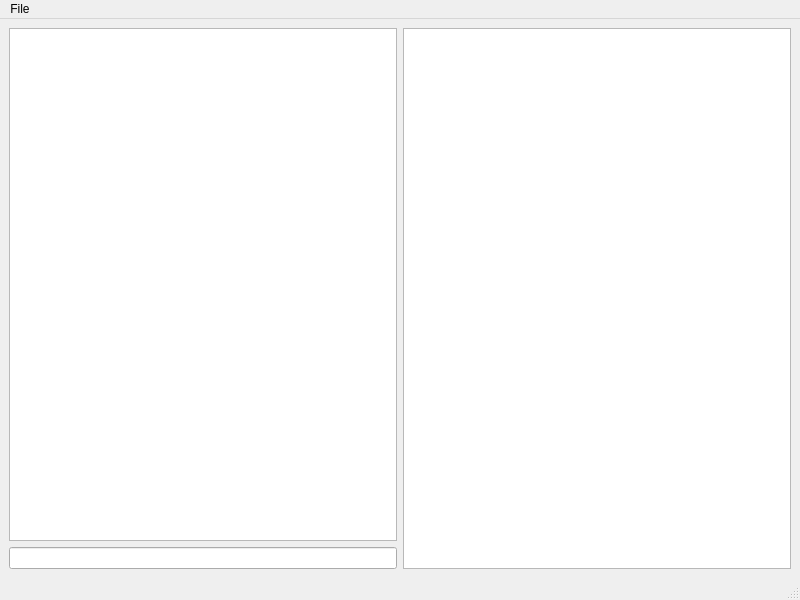
<?xml version="1.0" encoding="UTF-8"?>
<ui version="4.0">
 <class>ServerWindows</class>
 <widget class="QMainWindow" name="ServerWindows">
  <property name="geometry">
   <rect>
    <x>0</x>
    <y>0</y>
    <width>800</width>
    <height>600</height>
   </rect>
  </property>
  <property name="windowTitle">
   <string>MainWindow</string>
  </property>
  <widget class="QWidget" name="centralwidget">
   <layout class="QHBoxLayout" name="horizontalLayout_2">
    <item>
     <layout class="QVBoxLayout" name="verticalLayout">
      <item>
       <widget class="QPlainTextEdit" name="text_chat">
        <property name="readOnly">
         <bool>true</bool>
        </property>
       </widget>
      </item>
      <item>
       <widget class="QLineEdit" name="input_chat"/>
      </item>
     </layout>
    </item>
    <item>
     <widget class="QPlainTextEdit" name="text_console">
      <property name="readOnly">
       <bool>true</bool>
      </property>
     </widget>
    </item>
   </layout>
  </widget>
  <widget class="QMenuBar" name="menubar">
   <property name="geometry">
    <rect>
     <x>0</x>
     <y>0</y>
     <width>800</width>
     <height>21</height>
    </rect>
   </property>
   <widget class="QMenu" name="menuOption">
    <property name="title">
     <string>File</string>
    </property>
    <addaction name="actionOption"/>
    <addaction name="actionExit"/>
   </widget>
   <addaction name="menuOption"/>
  </widget>
  <widget class="QStatusBar" name="statusbar"/>
  <action name="actionOption">
   <property name="text">
    <string>Option</string>
   </property>
  </action>
  <action name="actionExit">
   <property name="text">
    <string>Exit</string>
   </property>
  </action>
 </widget>
 <resources/>
 <connections/>
</ui>
